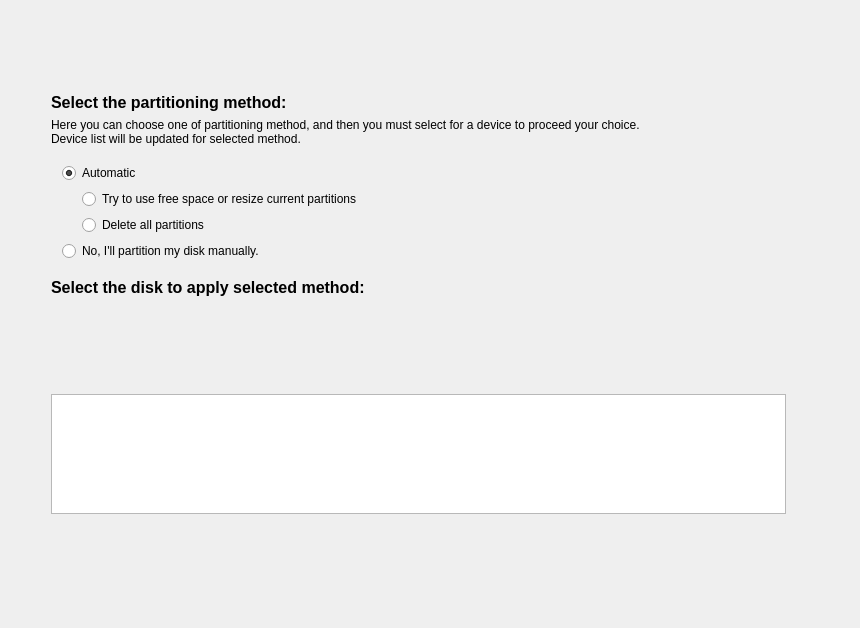
<ui version="4.0" >
 <class>AutoPartWidget</class>
 <widget class="QWidget" name="AutoPartWidget" >
  <property name="geometry" >
   <rect>
    <x>0</x>
    <y>0</y>
    <width>860</width>
    <height>628</height>
   </rect>
  </property>
  <property name="windowTitle" >
   <string>Form1</string>
  </property>
  <layout class="QGridLayout" name="gridLayout_3" >
   <item row="0" column="1" colspan="2" >
    <spacer>
     <property name="orientation" >
      <enum>Qt::Vertical</enum>
     </property>
     <property name="sizeHint" stdset="0" >
      <size>
       <width>408</width>
       <height>110</height>
      </size>
     </property>
    </spacer>
   </item>
   <item row="1" column="0" >
    <spacer>
     <property name="orientation" >
      <enum>Qt::Horizontal</enum>
     </property>
     <property name="sizeType" >
      <enum>QSizePolicy::Fixed</enum>
     </property>
     <property name="sizeHint" stdset="0" >
      <size>
       <width>40</width>
       <height>20</height>
      </size>
     </property>
    </spacer>
   </item>
   <item rowspan="2" row="1" column="1" >
    <layout class="QVBoxLayout" name="verticalLayout" >
     <item>
      <widget class="QLabel" name="textLabel1" >
       <property name="text" >
        <string>&lt;!DOCTYPE HTML PUBLIC "-//W3C//DTD HTML 4.0//EN" "http://www.w3.org/TR/REC-html40/strict.dtd">
&lt;html>&lt;head>&lt;meta name="qrichtext" content="1" />&lt;style type="text/css">
p, li { white-space: pre-wrap; }
&lt;/style>&lt;/head>&lt;body style=" font-family:'Droid Sans'; font-size:10pt; font-weight:400; font-style:normal;">
&lt;p style=" margin-top:0px; margin-bottom:0px; margin-left:0px; margin-right:0px; -qt-block-indent:0; text-indent:0px; font-size:8pt;">&lt;span style=" font-size:12pt; font-weight:600;">Select the partitioning method:&lt;/span>&lt;/p>&lt;/body>&lt;/html></string>
       </property>
       <property name="alignment" >
        <set>Qt::AlignTop</set>
       </property>
       <property name="wordWrap" >
        <bool>true</bool>
       </property>
      </widget>
     </item>
     <item>
      <widget class="QLabel" name="label" >
       <property name="text" >
        <string>Here you can choose one of partitioning method, and then you must select for a device to proceed your choice. &lt;br>Device list will be updated for selected method.</string>
       </property>
       <property name="textFormat" >
        <enum>Qt::AutoText</enum>
       </property>
       <property name="scaledContents" >
        <bool>true</bool>
       </property>
       <property name="wordWrap" >
        <bool>true</bool>
       </property>
      </widget>
     </item>
     <item>
      <widget class="QFrame" name="frame" >
       <property name="frameShape" >
        <enum>QFrame::NoFrame</enum>
       </property>
       <property name="frameShadow" >
        <enum>QFrame::Plain</enum>
       </property>
       <layout class="QGridLayout" name="gridLayout_2" >
        <item row="0" column="0" >
         <widget class="QRadioButton" name="accept_auto" >
          <property name="text" >
           <string>Automatic</string>
          </property>
          <property name="checkable" >
           <bool>true</bool>
          </property>
          <property name="checked" >
           <bool>true</bool>
          </property>
          <property name="autoExclusive" >
           <bool>false</bool>
          </property>
         </widget>
        </item>
        <item row="1" column="0" >
         <layout class="QGridLayout" name="gridLayout" >
          <item rowspan="2" row="0" column="0" >
           <spacer name="horizontalSpacer" >
            <property name="orientation" >
             <enum>Qt::Horizontal</enum>
            </property>
            <property name="sizeType" >
             <enum>QSizePolicy::Fixed</enum>
            </property>
            <property name="sizeHint" stdset="0" >
             <size>
              <width>20</width>
              <height>20</height>
             </size>
            </property>
           </spacer>
          </item>
          <item row="0" column="1" >
           <widget class="QRadioButton" name="accept_auto_1" >
            <property name="font" >
             <font/>
            </property>
            <property name="toolTip" >
             <string>This option will try to find suitable free space or resizable partitions</string>
            </property>
            <property name="text" >
             <string>Try to use free space or resize current partitions</string>
            </property>
            <property name="checkable" >
             <bool>true</bool>
            </property>
            <property name="autoExclusive" >
             <bool>true</bool>
            </property>
           </widget>
          </item>
          <item row="1" column="1" >
           <widget class="QRadioButton" name="accept_auto_2" >
            <property name="font" >
             <font/>
            </property>
            <property name="toolTip" >
             <string>This option will erase your entire disk. All of your data on disk will be lost !</string>
            </property>
            <property name="text" >
             <string>Delete all partitions</string>
            </property>
            <property name="checkable" >
             <bool>true</bool>
            </property>
            <property name="autoExclusive" >
             <bool>true</bool>
            </property>
           </widget>
          </item>
         </layout>
        </item>
        <item row="2" column="0" >
         <widget class="QRadioButton" name="manual" >
          <property name="font" >
           <font/>
          </property>
          <property name="toolTip" >
           <string>You can use manual partitioning with this option</string>
          </property>
          <property name="text" >
           <string>No, I'll partition my disk manually.</string>
          </property>
          <property name="checkable" >
           <bool>true</bool>
          </property>
          <property name="autoExclusive" >
           <bool>false</bool>
          </property>
         </widget>
        </item>
       </layout>
      </widget>
     </item>
     <item>
      <layout class="QVBoxLayout" >
       <item>
        <widget class="QLabel" name="textLabel1_2" >
         <property name="text" >
          <string>&lt;!DOCTYPE HTML PUBLIC "-//W3C//DTD HTML 4.0//EN" "http://www.w3.org/TR/REC-html40/strict.dtd">
&lt;html>&lt;head>&lt;meta name="qrichtext" content="1" />&lt;style type="text/css">
p, li { white-space: pre-wrap; }
&lt;/style>&lt;/head>&lt;body style=" font-family:'Droid Sans'; font-size:10pt; font-weight:400; font-style:normal;">
&lt;p style=" margin-top:0px; margin-bottom:0px; margin-left:0px; margin-right:0px; -qt-block-indent:0; text-indent:0px; font-size:8pt;">&lt;span style=" font-size:12pt; font-weight:600;">Select the disk to apply selected method:&lt;/span>&lt;/p>&lt;/body>&lt;/html></string>
         </property>
         <property name="alignment" >
          <set>Qt::AlignTop</set>
         </property>
         <property name="wordWrap" >
          <bool>true</bool>
         </property>
        </widget>
       </item>
       <item>
        <widget class="QListWidget" name="device_list" >
         <property name="sizePolicy" >
          <sizepolicy vsizetype="MinimumExpanding" hsizetype="Expanding" >
           <horstretch>0</horstretch>
           <verstretch>0</verstretch>
          </sizepolicy>
         </property>
         <property name="maximumSize" >
          <size>
           <width>16777215</width>
           <height>120</height>
          </size>
         </property>
        </widget>
       </item>
      </layout>
     </item>
     <item>
      <widget class="QLabel" name="info" >
       <property name="text" >
        <string>&amp;nbsp;</string>
       </property>
       <property name="textFormat" >
        <enum>Qt::RichText</enum>
       </property>
       <property name="alignment" >
        <set>Qt::AlignCenter</set>
       </property>
       <property name="wordWrap" >
        <bool>true</bool>
       </property>
      </widget>
     </item>
    </layout>
   </item>
   <item row="2" column="3" >
    <spacer>
     <property name="orientation" >
      <enum>Qt::Horizontal</enum>
     </property>
     <property name="sizeType" >
      <enum>QSizePolicy::Fixed</enum>
     </property>
     <property name="sizeHint" stdset="0" >
      <size>
       <width>40</width>
       <height>20</height>
      </size>
     </property>
    </spacer>
   </item>
   <item row="3" column="2" >
    <spacer>
     <property name="orientation" >
      <enum>Qt::Vertical</enum>
     </property>
     <property name="sizeHint" stdset="0" >
      <size>
       <width>17</width>
       <height>110</height>
      </size>
     </property>
    </spacer>
   </item>
  </layout>
 </widget>
 <layoutdefault spacing="6" margin="11" />
 <pixmapfunction>qPixmapFromMimeSource</pixmapfunction>
 <resources/>
 <connections>
  <connection>
   <sender>accept_auto</sender>
   <signal>clicked(bool)</signal>
   <receiver>accept_auto_1</receiver>
   <slot>setEnabled(bool)</slot>
   <hints>
    <hint type="sourcelabel" >
     <x>130</x>
     <y>191</y>
    </hint>
    <hint type="destinationlabel" >
     <x>160</x>
     <y>223</y>
    </hint>
   </hints>
  </connection>
  <connection>
   <sender>accept_auto</sender>
   <signal>clicked(bool)</signal>
   <receiver>accept_auto_2</receiver>
   <slot>setEnabled(bool)</slot>
   <hints>
    <hint type="sourcelabel" >
     <x>127</x>
     <y>199</y>
    </hint>
    <hint type="destinationlabel" >
     <x>130</x>
     <y>254</y>
    </hint>
   </hints>
  </connection>
  <connection>
   <sender>manual</sender>
   <signal>clicked(bool)</signal>
   <receiver>accept_auto_1</receiver>
   <slot>setDisabled(bool)</slot>
   <hints>
    <hint type="sourcelabel" >
     <x>102</x>
     <y>292</y>
    </hint>
    <hint type="destinationlabel" >
     <x>99</x>
     <y>233</y>
    </hint>
   </hints>
  </connection>
  <connection>
   <sender>manual</sender>
   <signal>clicked(bool)</signal>
   <receiver>accept_auto_2</receiver>
   <slot>setDisabled(bool)</slot>
   <hints>
    <hint type="sourcelabel" >
     <x>204</x>
     <y>281</y>
    </hint>
    <hint type="destinationlabel" >
     <x>212</x>
     <y>260</y>
    </hint>
   </hints>
  </connection>
 </connections>
</ui>
